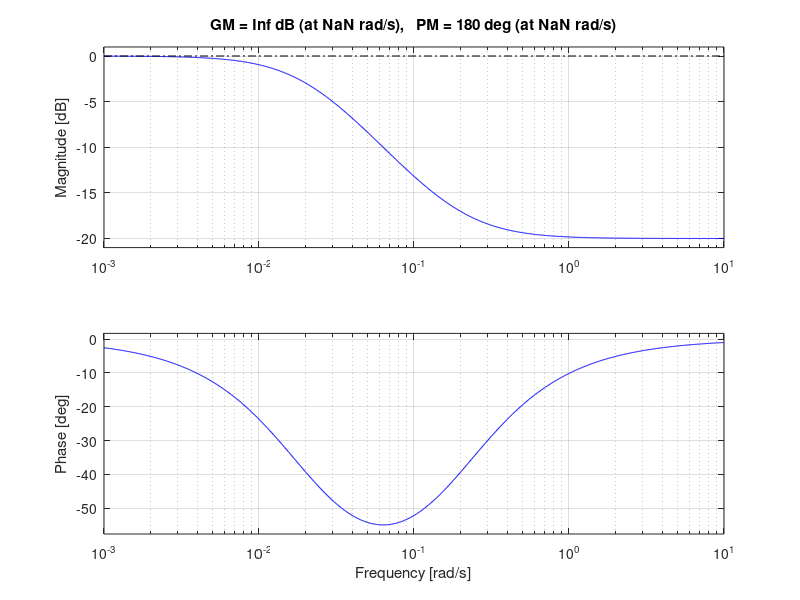

Source code (MATLAB): (Note: this script raises an error after producing the figure.)
clear all
clc
close all

K1=1;
K2=1000;
s = tf('s');
%G0=zpk([],[0,-3,-5],K)%G2=zpk([-3,-5],[2,4],K)

G1=(((5*s+1))/((50*s+1)))



%figure,nyquist(G1)

%sys=tf(G)

figure,bode(G1)
margin(G1);
sisotool
%grid
